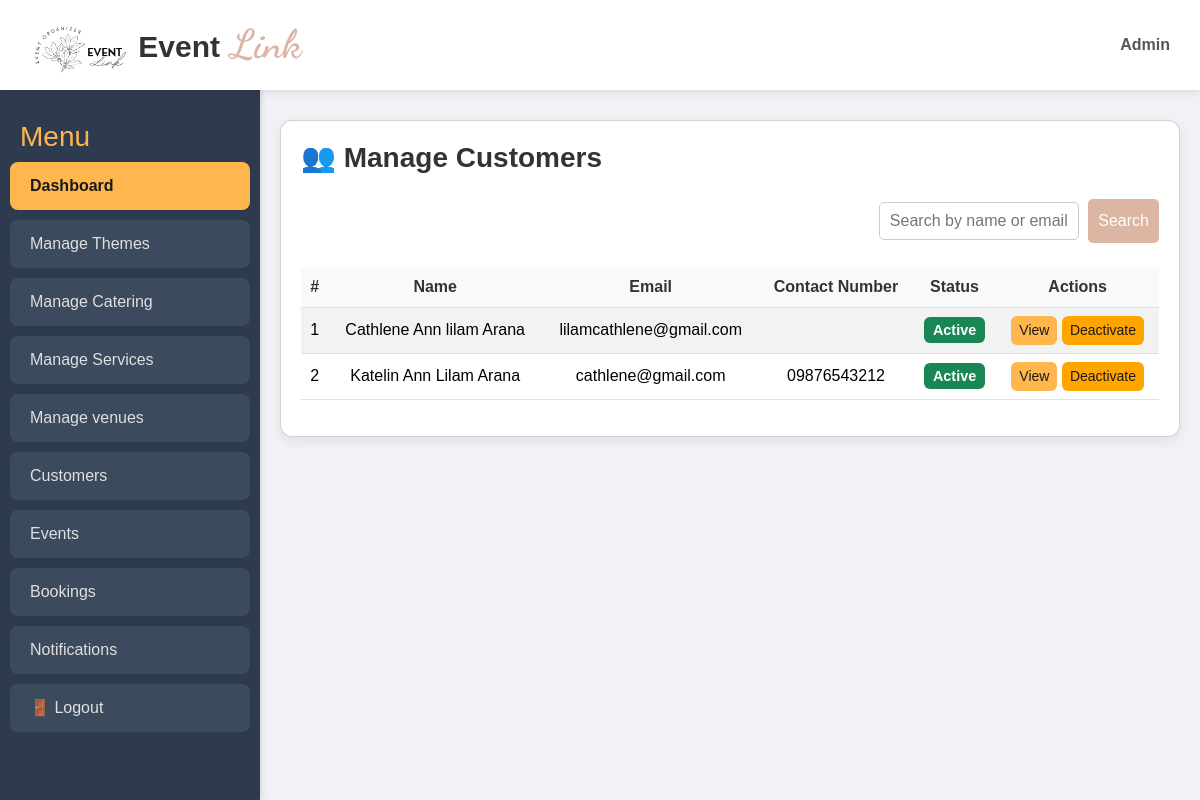
The app's page /php/customers.php with its own data.
### tables this page shows
CREATE TABLE `users` (
  `user_id` int(11) NOT NULL,
  `first_name` varchar(50) NOT NULL,
  `middle_name` varchar(50) DEFAULT NULL,
  `last_name` varchar(50) NOT NULL,
  `email` varchar(100) NOT NULL,
  `password` varchar(255) NOT NULL,
  `role` enum('customer','admin','staff') NOT NULL,
  `contact_number` varchar(20) DEFAULT NULL,
  `created_at` timestamp NOT NULL DEFAULT current_timestamp(),
  `status` enum('active','inactive') DEFAULT 'active'
);

### php/customers.php (the view, shortened to what this page needs)
<?php
try {
    $conn = new PDO("mysql:host=localhost;dbname=event_management", "root", "");
    $conn->setAttribute(PDO::ATTR_ERRMODE, PDO::ERRMODE_EXCEPTION);
    $search = $_GET['search'] ?? '';
    $fullNameSQL = "CONCAT(first_name,
                     IF(middle_name IS NOT NULL AND middle_name != '', CONCAT(' ', middle_name), ''),
                     ' ', last_name) AS full_name";
    if ($search) {
        $stmt = $conn->prepare("
            SELECT *, $fullNameSQL
            FROM users
            WHERE (CONCAT(first_name,
                          IF(middle_name IS NOT NULL AND middle_name != '', CONCAT(' ', middle_name), ''),
                          ' ', last_name) LIKE ?
                   OR email LIKE ?)
                  AND role='customer'
            ORDER BY user_id DESC
        ");
        $stmt->execute(["%$search%", "%$search%"]);
        $customers = $stmt->fetchAll(PDO::FETCH_ASSOC);
    } else {
        $stmt = $conn->query("
            SELECT *, $fullNameSQL
            FROM users
            WHERE role='customer'
            ORDER BY user_id DESC
        ");
        $customers = $stmt->fetchAll(PDO::FETCH_ASSOC);
    }
} catch (PDOException $e) {
    die("Connection failed: " . $e->getMessage());
}
?>
<!DOCTYPE html>
<html lang="en">
<head>
<link rel="stylesheet" href="../bootstrap/bootstrap.css">
<link rel="stylesheet" href="../fontawesome/css/all.min.css">
</head>
<body>
<header class="dashboard-header">
    <div class="logo">
        <img src="../img/logo.png" class="logo-img"> Event<span> Link</span>
    </div>
    <div class="header-profile">Admin</div>
</header>
<div class="sidebar">
    <h2>Menu</h2>
    <ul class="sidebar-nav">
        <li><a href="admin_dashboard.php" class="sidebar-btn active"> Dashboard</a></li>
        <a href="themes.php" class="sidebar-btn">Manage Themes</a>
        <a href="manage_catering.php" class="sidebar-btn"> Manage Catering</a>
        <a href="services.php" class="sidebar-btn">Manage Services</a>
        <a href="venues.php" class="sidebar-btn">Manage venues</a>
        <a href="customers.php" class="sidebar-btn">Customers</a>
        <a href="events.php" class="sidebar-btn">Events</a>
        <a href="bookings.php" class="sidebar-btn">Bookings</a>
        <a href="admin_notifications.php" class="sidebar-btn"> Notifications</a>
        <li><a href="logout.php" class="sidebar-btn">🚪 Logout</a></li>
    </ul>
</div>
<div class="container">
    <div class="card">
        <h2 class="mb-4 customer-header">👥 Manage Customers</h2>
        <form method="GET" class="mb-4 text-end search-bar">
            <input type="text" name="search" placeholder="Search by name or email" value="<?= htmlspecialchars($search) ?>">
            <button type="submit">Search</button>
        </form>
        <table class="table table-striped align-middle text-center">
            <thead>
                <tr>
                    <th>#</th>
                    <th>Name</th>
                    <th>Email</th>
                    <th>Contact Number</th>
                    <th>Status</th>
                    <th>Actions</th>
                </tr>
            </thead>
            <tbody>
                <?php if ($customers): ?>
                    <?php foreach ($customers as $index => $cust): ?>
                        <tr>
                            <td><?= $index + 1 ?></td>
                            <td><?= htmlspecialchars($cust['full_name']) ?></td>
                            <td><?= htmlspecialchars($cust['email']) ?></td>
                            <td><?= htmlspecialchars($cust['contact_number']) ?></td>
                            <td>
                                <span class="badge <?= (!isset($cust['status']) || $cust['status']==='active') ? 'bg-success' : 'bg-secondary' ?>">
                                    <?= isset($cust['status']) ? ucfirst($cust['status']) : 'Active' ?>
                                </span>
                            </td>
                            <td>
                                <a href="view_customer.php?id=<?= $cust['user_id'] ?>" class="btn btn-sm btn-info">View</a>
                                <?php if (!isset($cust['status']) || $cust['status'] === 'active'): ?>
                                    <a href="react.php?id=<?= $cust['user_id'] ?>&action=deactivate" class="btn btn-sm btn-warning">Deactivate</a>
                                <?php else: ?>
                                    <a href="react.php?id=<?= $cust['user_id'] ?>&action=activate" class="btn btn-sm btn-warning">Reactivate</a>
                                <?php endif; ?>
                            </td>
                        </tr>
                    <?php endforeach; ?>
                <?php else: ?>
                    <tr><td colspan="6" class="text-muted">No customers found.</td></tr>
                <?php endif; ?>
            </tbody>
        </table>
    </div>
</div>
</body>
</html>

### php/customers.php (style rules this page uses)
body { font-family: 'Poppins', sans-serif; margin:0; padding:0; margin-left: 260px; background: #f0f2f5; color: #333; }
.dashboard-header { position: fixed; top: 0; left:0; right:0; height:90px; background:#fff; display:flex; justify-content:space-between; align-items:center; padding:0 30px; box-shadow:0 2px 8px rgba(0,0,0,.1); z-index:10; }
.dashboard-header .logo-img { width:100px; }
.dashboard-header .logo span { font-family:'Dancing Script',cursive; color:#dcb6a3; font-size:40px; }
.header-profile { font-weight:600; color:#555; }
.sidebar { width: 260px; height: calc(100vh - 90px); position: fixed; top: 90px; left: 0; background: #2e3b4e; padding-top: 30px; box-shadow: 2px 0 5px rgba(0,0,0,.1); overflow-y: auto; overflow-x: hidden; }
.sidebar h2 { padding-left:20px; color:#ffb74d; font-size:28px; }
.sidebar-nav { list-style:none; padding:0 10px; display:flex; flex-direction:column; gap:10px; }
.sidebar-btn { display:block; padding:12px 20px; text-decoration:none; color:#e0e0e0; background:#3b4a5c; border-radius:8px; transition:.3s; }
.sidebar-btn.active, .sidebar-btn:hover { background:#ffb74d; color:#1a1a1a; font-weight:600; }
.container { margin-top:100px; padding:20px; }
.card { border-radius:12px; padding:20px; background:#fff; box-shadow:0 4px 12px rgba(0,0,0,.08); }
.btn-info, .btn-warning, .btn-danger { font-weight:500; border-radius:6px; border:none; transition:0.3s; }
.btn-info { background-color:#ffb74d; color:#1a1a1a; }
.btn-warning { background-color:#ffa500; color:#1a1a1a; }
.table th, .table td { vertical-align: middle !important; text-align:center; }
.table thead th { background:#f8f9fa; color:#333; }
.badge { font-size:0.9rem; padding:0.4em 0.6em; }
.logo { font-size:30px; font-weight:700; }
.search-bar input { padding:6px 10px; width:200px; border-radius:5px; border:1px solid #ccc; margin-right:5px; }
.search-bar button { padding:10px 10px; border:none; border-radius:5px; background:#dcb6a3; color:#fff; cursor:pointer; transition:0.3s; }
.customer-header { text-align: left; font-weight: 700; font-size: 28px; color: #333; }

### records on screen
users: full_name "Cathlene Ann lilam Arana", email "lilamcathlene@gmail.com", status "Active"
users: full_name "Katelin Ann Lilam Arana", email "cathlene@gmail.com", contact_number "09876543212", status "Active"
